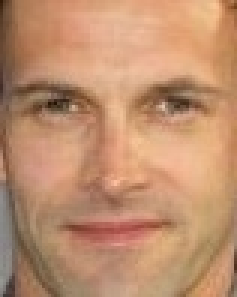
#> input picture Dataset_Kaggle/test_images/064943.jpg.jpg, 79 x 99 px (shown 3 times larger)
$ jupyter execute --allow-errors Method1_PCA.ipynb
#> lines starting #> are read from the running program, lines starting #| are printed output that depends on the picture
# Image Process and Feature Matching

Dataset in use: https://www.kaggle.com/datasets/cashutosh/gender-classification-dataset/data

[cell 1]
import os
import cv2
import glob
import random
import pickle
import logging
import numpy as np
from tqdm import tqdm
from sklearn import metrics
from skimage import feature
from sklearn.svm import SVC
import matplotlib.pyplot as plt
from sklearn.cluster import KMeans

[cell 2]
import warnings
warnings.filterwarnings("ignore")

[cell 3]
# [6 lines left out: function metric_report, not called in this run]

[cell 4]
ext='jpg'

[cell 5]
# [16 lines left out: function image_reader, not called in this run]

[cell 6]
'''

male_dir = './dataset/Training/male'
female_dir = './dataset/Training/female'

male_test_dir = './dataset/Validation/male'
female_test_dir = './dataset/Validation/female'

'''

[cell 7]
'''

train_male_images = image_reader(male_dir, 0.25)
train_female_images = image_reader(female_dir, 0.25)

'''

[cell 8]
'''

test_male_images = image_reader(male_test_dir, 0.1)
test_female_images = image_reader(female_test_dir, 0.1)

'''

## Local Binary Patterns

[cell 9]
class LocalBinaryPatterns:
    def __init__(self, numPoints, radius):
        self.numPoints = numPoints
        self.radius = radius

    def describe(self, image, eps=1e-7):
        lbp = feature.local_binary_pattern(image, self.numPoints, self.radius, method="uniform")
        (hist, _) = np.histogram(lbp.ravel(),
                                 bins=np.arange(0, self.numPoints + 3),
                                 range=(0, self.numPoints + 2))

        hist = hist.astype("float")
        hist /= (hist.sum() + eps)
        return hist

[cell 10]
def single_image_pipeline(img, desc, male_hist_path, female_hist_path):

    lbp_hist = desc.describe(img)
    lbp_hist = lbp_hist.astype(np.float32)

    male_lbp_hist = np.load(male_hist_path).astype(np.float32)
    female_lbp_hist = np.load(female_hist_path).astype(np.float32)

    male_distance = cv2.compareHist(lbp_hist, male_lbp_hist, cv2.HISTCMP_CORREL)
    female_distance = cv2.compareHist(lbp_hist, female_lbp_hist, cv2.HISTCMP_CORREL)
    # HISTCMP_INTERSECT, HISTCMP_CORREL, HISTCMP_BHATTACHARYYA, HISTCMP_HELLINGER, HISTCMP_CHISQR

    return 0 if male_distance >= female_distance else 1

[cell 11]
desc = LocalBinaryPatterns(20, 5)

[cell 12]
'''
Male-Female LBP histogramlari elde edilir ve kaydedilir.
'''

'''
male_histograms = [desc.describe(img) for img in tqdm(train_male_images, desc="Computing LBP histogram - Male")]
female_histograms = [desc.describe(img) for img in tqdm(train_female_images, desc="Computing LBP histogram - Female")]

np.save('male_lbp_histograms.npy', male_histograms)
np.save('female_lbp_histograms.npy', female_histograms)

male_lbp_hist = np.mean(male_histograms, axis=0)
female_lbp_hist = np.mean(female_histograms, axis=0)

np.save('male_lbp_hist.npy', male_lbp_hist)
np.save('female_lbp_hist.npy', female_lbp_hist)
'''

[cell 13]
# predictions_male = []
# for img in test_male_images:
#     predictions_male.append(single_image_pipeline(img, desc, 'male_lbp_hist.npy', 'female_lbp_hist.npy'))

[cell 14]
# predictions_female = []
# for img in test_female_images:
#     predictions_female.append(single_image_pipeline(img, desc, 'male_lbp_hist.npy', 'female_lbp_hist.npy'))

[cell 15]
# actual = np.hstack( (np.zeros(len(predictions_male)), np.ones(len(predictions_female))))
# predicted = np.hstack( (predictions_male, predictions_female) )

[cell 16]
# metric_report(actual, predicted)

[cell 17]
# confusion_matrix = metrics.confusion_matrix(actual, predicted)

[cell 18]
# cm_display = metrics.ConfusionMatrixDisplay(confusion_matrix = confusion_matrix, display_labels = ['Male', 'Female'])
# cm_display.plot()
# plt.show()

## Inference of LBP

[cell 19]
# Asagidaki img_path degiskenine istenen goruntulerin pathi verilir ve lbp ile gender detect edilir.

img_path = './test_images/064943.jpg.jpg'
img = cv2.imread(img_path, 0)
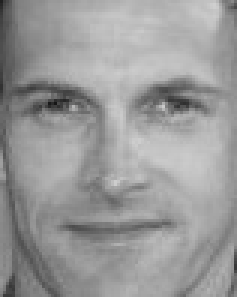
#> img: shape (99, 79) (shown 3 times larger); min 22, max 207, mean 153.5
actual = int(os.path.basename(img_path).startswith('1'))

#> (the rest of this cell did not finish here and is left out)

#> in describe, `lbp = feature.local_binary_pattern(image, self.numPoints, self.radius,..`:
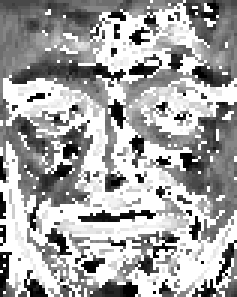
#> lbp: shape (99, 79) float64 (shown 3 times larger); min 0, max 21, mean 13.5; drawn with min black and max white
#> in describe, `(hist, _) = np.histogram(lbp.ravel(), bins=np.arange(0, self.numPoints..`: hist = 22 values, max 2989 at index 21, min 83 at index 16, mean 355.5
#> in describe, `hist /= (hist.sum() + eps)`: hist = 22 values, max 0.382 at index 21, min 0.0106 at index 16, mean 0.0455
#> in single_image_pipeline, `lbp_hist = desc.describe(img)`: lbp_hist has the same summary as hist in describe

if actual == pred:
        print('Gender Detected!', '\ngender is', 'female' if actual else 'male')

[cell 20]
img_path = 'arda.jpg'
img = cv2.imread(img_path, 0)
actual = 0

#> (the rest of this cell did not finish here and is left out)


if actual == pred:
    print('Gender Detected!', '\ngender is', 'female' if actual else 'male')

## Histogram of Oriented Gradients (HoG)

[cell 21]
hog = cv2.HOGDescriptor()

[cell 22]
# [8 lines left out: function pca_dim_reductor, not called in this run]

[cell 23]
# [12 lines left out: function hog_pattern_extractor, not called in this run]

[cell 24]
def single_image_pipeline_hog(img, hog, male_hist_path, female_hist_path, r_shape=(64, 128)):

#> called with male_hist_path = 'male_hog_hist.npy', female_hist_path = 'female_hog_hist.npy', r_shape = (64, 128)
    img_resized = cv2.resize(img, r_shape)
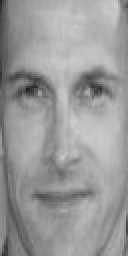
#> img_resized: shape (128, 64) (shown 2 times larger); min 33, max 205, mean 153.4
    hist = hog.compute(img_resized)
#> hist = 3780 values, max 0.457 at index 2974, min 0 at index 48, mean 0.129
    hist = hist.astype(np.float32)

    male_hog_hist = np.load(male_hist_path).astype(np.float32)
    female_hog_hist = np.load(female_hist_path).astype(np.float32)

    male_distance = cv2.compareHist(hist, male_hog_hist, cv2.HISTCMP_INTERSECT)
    female_distance = cv2.compareHist(hist, female_hog_hist, cv2.HISTCMP_INTERSECT)
    # HISTCMP_INTERSECT, HISTCMP_CORREL, HISTCMP_BHATTACHARYYA, HISTCMP_HELLINGER, HISTCMP_CHISQR

    return 0 if male_distance >= female_distance else 1

[cell 25]
# [8 lines of commented-out code are left out]

[cell 26]
# [5 lines of commented-out code are left out]

[cell 27]
# for img in test_female_images:
#     actual.append(1)
#     predicted.append(single_image_pipeline_hog(img, hog, 'male_hog_hist.npy', 'female_hog_hist.npy'))

[cell 28]
# metric_report(actual, predicted)

[cell 29]
# confusion_matrix = metrics.confusion_matrix(actual, predicted)

[cell 30]
# cm_display = metrics.ConfusionMatrixDisplay(confusion_matrix = confusion_matrix, display_labels = ['Male', 'Female'])
# cm_display.plot()
# plt.show()

## Inference of HOG

[cell 31]
# Asagidaki img_path degiskenine istenen goruntulerin pathi verilir ve hog ile gender detect edilir.

img_path = './test_images/064943.jpg.jpg'
img = cv2.imread(img_path, 0)
actual = int(os.path.basename(img_path).startswith('1'))

#> (the rest of this cell did not finish here and is left out)

[cell 32]
img_path = 'arda.jpg'; actual = 0

[cell 33]
img_path = 'harun.jpg'; actual = 0

[cell 34]
img_path = './test_images/114234.jpg.jpg'; actual = 1

[cell 35]
img = cv2.imread(img_path, 0)
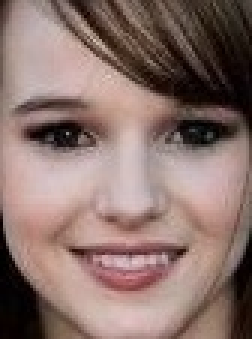
#> input picture Dataset_Kaggle/test_images/114234.jpg.jpg, 84 x 113 px (shown 3 times larger)
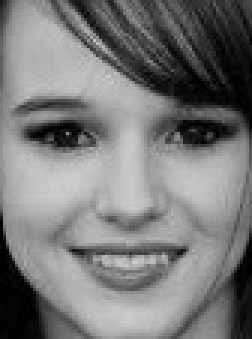
#> img: shape (113, 84) (shown 3 times larger); min 0, max 210, mean 121.2


#> (the rest of this cell did not finish here and is left out)

#> call 2 of single_image_pipeline_hog, with male_hist_path = 'male_hog_hist.npy', female_hist_path = 'female_hog_hist.npy', r_shape = (64, 128)
#> in single_image_pipeline_hog (call 2), `img_resized = cv2.resize(img, r_shape)`:
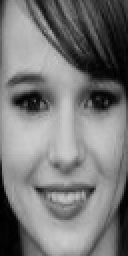
#> img_resized: shape (128, 64) (shown 2 times larger); min 0, max 204, mean 121
#> in single_image_pipeline_hog (call 2), `hist = hog.compute(img_resized)`: hist = 3780 values, max 0.479 at index 636, min 7.02e-05 at index 3220, mean 0.121

if actual == pred:
    print('Gender Detected!', '\ngender is', 'female' if actual else 'male')
